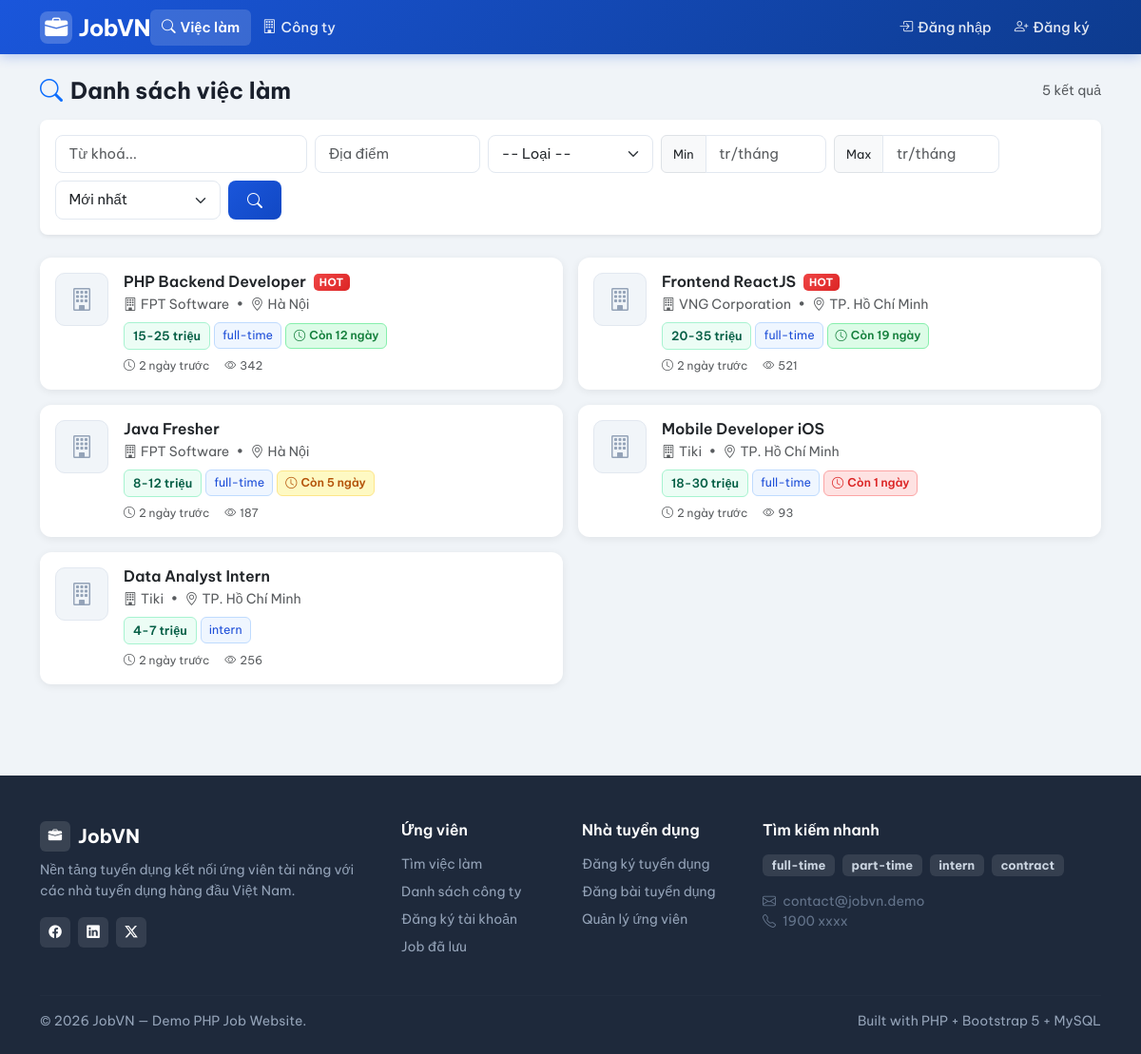
The page /index.php?page=jobs on the database its author committed.
### tables this page shows
CREATE TABLE jobs (
    id INT AUTO_INCREMENT PRIMARY KEY,
    company_id INT NOT NULL,
    employer_id INT NOT NULL,                    
    title VARCHAR(200) NOT NULL,
    description TEXT NOT NULL,
    requirements TEXT NULL,
    location VARCHAR(200) NULL,
    salary_min INT NULL,                         
    salary_max INT NULL,                         
    job_type ENUM('full-time','part-time','intern','contract') NOT NULL DEFAULT 'full-time',
    is_active TINYINT(1) NOT NULL DEFAULT 1,
    is_hot TINYINT(1) NOT NULL DEFAULT 0,          
    views INT NOT NULL DEFAULT 0,                  
    expired_at DATETIME NULL,                      
    created_at DATETIME NOT NULL DEFAULT CURRENT_TIMESTAMP,
    FOREIGN KEY (company_id) REFERENCES companies(id) ON DELETE CASCADE,
    FOREIGN KEY (employer_id) REFERENCES users(id) ON DELETE CASCADE
);

CREATE TABLE companies (
    id INT AUTO_INCREMENT PRIMARY KEY,
    owner_id INT NOT NULL,                       
    name VARCHAR(200) NOT NULL,
    description TEXT NULL,
    location VARCHAR(200) NULL,
    website VARCHAR(200) NULL,
    logo VARCHAR(255) NULL,                      
    created_at DATETIME NOT NULL DEFAULT CURRENT_TIMESTAMP,
    UNIQUE KEY uq_company_owner (owner_id),      
    FOREIGN KEY (owner_id) REFERENCES users(id) ON DELETE CASCADE
);

### public/index.php (called while the page is built, shortened)
<?php
require_once __DIR__ . '/../src/db.php';
require_once __DIR__ . '/../src/helpers.php';
$routes = [
    'home'                    => 'home.php',
    'login'                   => 'login.php',
    'register'                => 'register.php',
    'logout'                  => 'logout.php',
    'jobs'                    => 'jobs.php',
    'job_detail'              => 'job_detail.php',
    'companies'               => 'companies.php',
    'company_detail'          => 'company_detail.php',
    'download_cv'             => 'download_cv.php',
    'user/apply'              => 'user/apply.php',
    'user/my_applications'    => 'user/my_applications.php',
    'user/profile'            => 'user/profile.php',
    'user/saved_jobs'         => 'user/saved_jobs.php',
    'user/become_employer'    => 'user/become_employer.php',
    'employer/dashboard'      => 'employer/dashboard.php',
    'employer/jobs'           => 'employer/jobs.php',
    'employer/job_form'       => 'employer/job_form.php',
    'employer/job_delete'     => 'employer/job_delete.php',
    'employer/applications'   => 'employer/applications.php',
    'employer/company'        => 'employer/company.php',
    'admin/dashboard'         => 'admin/dashboard.php',
    'admin/users'             => 'admin/users.php',
    'admin/user_delete'       => 'admin/user_delete.php',
    'admin/jobs'              => 'admin/jobs.php',
    'admin/job_delete'        => 'admin/job_delete.php',
    'admin/companies'             => 'admin/companies.php',
    'admin/applications'          => 'admin/applications.php',
    'admin/employer_requests'     => 'admin/employer_requests.php',
];
$page = $_GET['page'] ?? 'home';
$file = __DIR__ . '/../src/pages/' . $routes[$page];
require $file;

### src/db.php (called while the page is built, shortened)
<?php
function db(): PDO
{
    static $pdo = null;
    if ($pdo === null) {
        $dsn = 'mysql:host=' . DB_HOST . ';port=' . DB_PORT . ';dbname=' . DB_NAME . ';charset=utf8mb4';
        $attempts = 0;
        while (true) {
            try {
                $pdo = new PDO($dsn, DB_USER, DB_PASS, [
                    PDO::ATTR_ERRMODE              => PDO::ERRMODE_EXCEPTION,
                    PDO::ATTR_DEFAULT_FETCH_MODE   => PDO::FETCH_ASSOC,
                    PDO::ATTR_EMULATE_PREPARES     => false,
                    PDO::MYSQL_ATTR_INIT_COMMAND   => "SET NAMES utf8mb4 COLLATE utf8mb4_unicode_ci",
                ]);
                break;
            } catch (PDOException $e) {
                $attempts++;
                if ($attempts >= 10) {
                    die('Không kết nối được MySQL: ' . $e->getMessage());
                }
                sleep(1);
            }
        }
    }
    return $pdo;
}

### src/pages/jobs.php (the view, shortened to what this page needs)
<?php
$q        = trim($_GET['q'] ?? '');
$location = trim($_GET['location'] ?? '');
$salMin   = (int)($_GET['salary_min'] ?? 0);
$salMax   = (int)($_GET['salary_max'] ?? 0);
$sort     = $_GET['sort'] ?? 'newest';
$page     = max(1, (int)($_GET['p'] ?? 1));
$perPage  = 10;
$sql    = "SELECT j.*, c.name AS company_name, c.logo AS company_logo
           FROM jobs j JOIN companies c ON c.id = j.company_id
           WHERE j.is_active = 1";
$params = [];
$countSql  = str_replace('SELECT j.*, c.name AS company_name, c.logo AS company_logo', 'SELECT COUNT(*)', $sql);
$countStmt = db()->prepare($countSql);
$countStmt->execute($params);
$total = (int)$countStmt->fetchColumn();
$orderBy = match($sort) {
    'salary_desc' => 'j.salary_max DESC, j.salary_min DESC',
    'views_desc'  => 'j.views DESC',
    default       => 'j.is_hot DESC, j.created_at DESC',
};
$sql .= " ORDER BY $orderBy LIMIT $perPage OFFSET " . (($page - 1) * $perPage);
$stmt = db()->prepare($sql);
$stmt->execute($params);
$jobs = $stmt->fetchAll();
require __DIR__ . '/../layout/header.php';
?>
<div class="d-flex justify-content-between align-items-center mb-3">
    <h4 class="fw-700 mb-0"><i class="bi bi-search me-2 text-primary"></i>Danh sách việc làm</h4>
    <span class="text-muted small"><?= $total ?> kết quả</span>
</div>
<div class="card border-0 shadow-sm rounded-3 mb-4">
    <div class="card-body p-3">
        <form method="get">
            <div class="row g-2">
                <div class="col-md-3">
                    <input name="q" value="<?= e($q) ?>" class="form-control" placeholder="Từ khoá...">
                </div>
                <div class="col-md-2">
                    <input name="location" value="<?= e($location) ?>" class="form-control" placeholder="Địa điểm">
                </div>
                <div class="col-md-2">
                    <select name="job_type" class="form-select">
                        <option value="">-- Loại --</option>
                    </select>
                </div>
                <div class="col-md-2">
                    <div class="input-group">
                        <span class="input-group-text" style="font-size:0.8rem">Min</span>
                        <input type="number" name="salary_min" value="<?= $salMin ?: '' ?>"
                               class="form-control" placeholder="tr/tháng" min="0">
                    </div>
                </div>
                <div class="col-md-2">
                    <div class="input-group">
                        <span class="input-group-text" style="font-size:0.8rem">Max</span>
                        <input type="number" name="salary_max" value="<?= $salMax ?: '' ?>"
                               class="form-control" placeholder="tr/tháng" min="0">
                    </div>
                </div>
                <div class="col-md-2">
                    <select name="sort" class="form-select">
                        <option value="newest" <?= $sort === 'newest' ? 'selected' : '' ?>>Mới nhất</option>
                    </select>
                </div>
                <div class="col-auto d-flex gap-1">
                    <button class="btn btn-primary">
                        <i class="bi bi-search"></i>
                    </button>
                </div>
            </div>
        </form>
    </div>
</div>
<div class="row g-3 mb-4">
<?php foreach ($jobs as $j): ?>
    <div class="col-md-6">
        <div class="card job-card h-100 position-relative">
            <div class="card-body p-3">
                <div class="d-flex align-items-start gap-3">
                    <?php if ($j['company_logo']): ?>
                        <img src="/uploads/logos/<?= e($j['company_logo']) ?>"
                             alt="<?= e($j['company_name']) ?>"
                             class="company-logo flex-shrink-0">
                    <?php else: ?>
                        <div class="company-logo-placeholder flex-shrink-0">
                            <i class="bi bi-building"></i>
                        </div>
                    <?php endif; ?>
                    <div class="flex-grow-1 min-w-0">
                        <div class="d-flex justify-content-between align-items-start">
                            <h6 class="fw-600 mb-1 me-2">
                                <a href="<?= e(url('job_detail', ['id' => $j['id']])) ?>"
                                   class="text-decoration-none text-dark stretched-link">
                                    <?= e($j['title']) ?>
                                </a>
                                <?php if ($j['is_hot']): ?>
                                    <span class="badge-hot ms-1">HOT</span>
                                <?php endif; ?>
                            </h6>
                        </div>
                        <div class="text-muted small mb-2">
                            <i class="bi bi-building me-1"></i><?= e($j['company_name']) ?>
                            <span class="mx-1">•</span>
                            <i class="bi bi-geo-alt me-1"></i><?= e($j['location']) ?>
                        </div>
                        <div class="d-flex flex-wrap gap-1 align-items-center">
                            <span class="badge-salary"><?= e(format_salary($j['salary_min'], $j['salary_max'])) ?></span>
                            <span class="badge-type"><?= e($j['job_type']) ?></span>
                            <?= deadline_badge($j['expired_at'] ?? null) ?>
                        </div>
                        <div class="text-muted mt-2 d-flex gap-3" style="font-size:0.75rem">
                            <span><i class="bi bi-clock me-1"></i><?= time_ago($j['created_at']) ?></span>
                            <span><i class="bi bi-eye me-1"></i><?= format_views($j['views']) ?></span>
                        </div>
                    </div>
                </div>
            </div>
        </div>
    </div>
<?php endforeach; ?>
</div>
<?php require __DIR__ . '/../layout/footer.php';

### src/helpers.php (shortened to what this page needs)
<?php
function e($v): string
{
    return htmlspecialchars((string)$v, ENT_QUOTES, 'UTF-8');
}
function url(string $page, array $params = []): string
{
    $params = array_merge(['page' => $page], $params);
    return BASE_URL . '?' . http_build_query($params);
}
function format_salary(?int $min, ?int $max): string
{
    if ($min && $max) return $min . '-' . $max . ' triệu';
    return 'Đến ' . $max . ' triệu';
}
function time_ago(string $datetime): string
{
    $diff = time() - strtotime($datetime);
    if ($diff < 2592000)   return (int)($diff / 86400) . ' ngày trước';
    return date('d/m/Y', strtotime($datetime));
}
function deadline_badge(?string $expiredAt): string
{
    if (!$expiredAt) return '';
    $diff = (int)ceil((strtotime($expiredAt) - time()) / 86400);
    if ($diff <= 3) return '<span class="badge-deadline urgent"><i class="bi bi-clock me-1"></i>Còn ' . $diff . ' ngày</span>';
    if ($diff <= 7) return '<span class="badge-deadline warning"><i class="bi bi-clock me-1"></i>Còn ' . $diff . ' ngày</span>';
    return '<span class="badge-deadline normal"><i class="bi bi-clock me-1"></i>Còn ' . $diff . ' ngày</span>';
}
function format_views(int $views): string
{
    return (string)$views;
}

### rows shown on the page
jobs: title "PHP Backend Developer", is_hot "HOT", company.name "FPT Software", location "Hà Nội", format_salary($j['salary_min'], $j['salary_max']) "15-25 triệu", job_type "full-time", expired_at "12", created_at "2 ngày trước", views "342"
jobs: title "Frontend ReactJS", is_hot "HOT", company.name "VNG Corporation", location "TP. Hồ Chí Minh", format_salary($j['salary_min'], $j['salary_max']) "20-35 triệu", job_type "full-time", expired_at "19", created_at "2 ngày trước", views "521"
jobs: title "Java Fresher", company.name "FPT Software", location "Hà Nội", format_salary($j['salary_min'], $j['salary_max']) "8-12 triệu", job_type "full-time", expired_at "5", created_at "2 ngày trước", views "187"
jobs: title "Mobile Developer iOS", company.name "Tiki", location "TP. Hồ Chí Minh", format_salary($j['salary_min'], $j['salary_max']) "18-30 triệu", job_type "full-time", expired_at "1", created_at "2 ngày trước", views "93"
jobs: title "Data Analyst Intern", company.name "Tiki", location "TP. Hồ Chí Minh", format_salary($j['salary_min'], $j['salary_max']) "4-7 triệu", job_type "intern", created_at "2 ngày trước", views "256"

### other values the page prints
$total "5"
$t "full-time"
$t "part-time"
$t "intern"
$t "contract"
